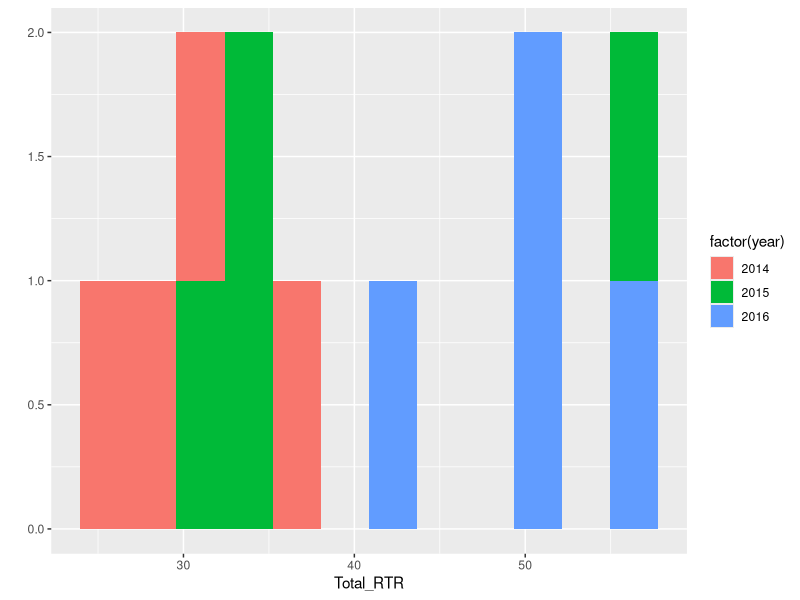
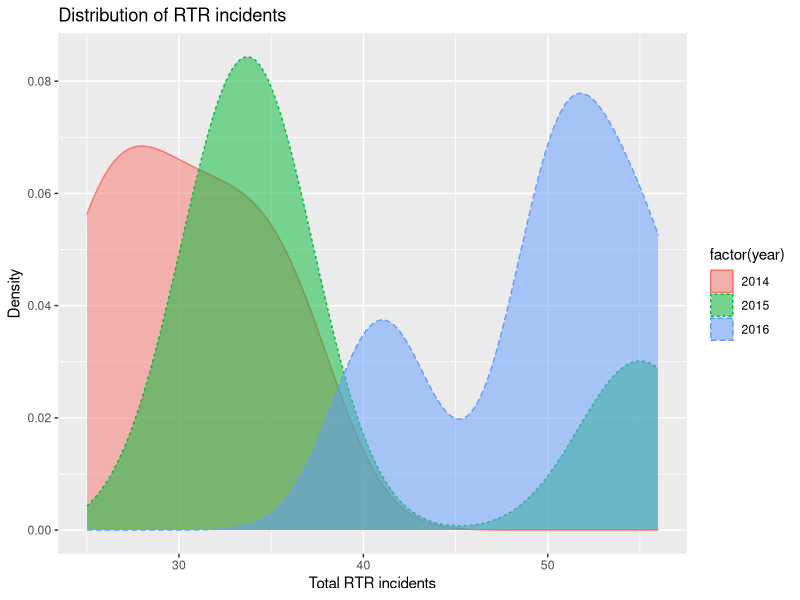
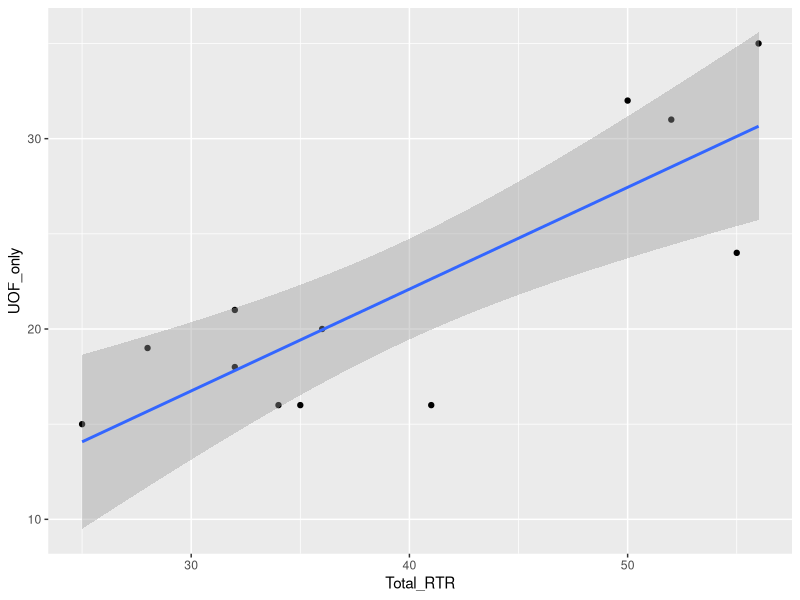
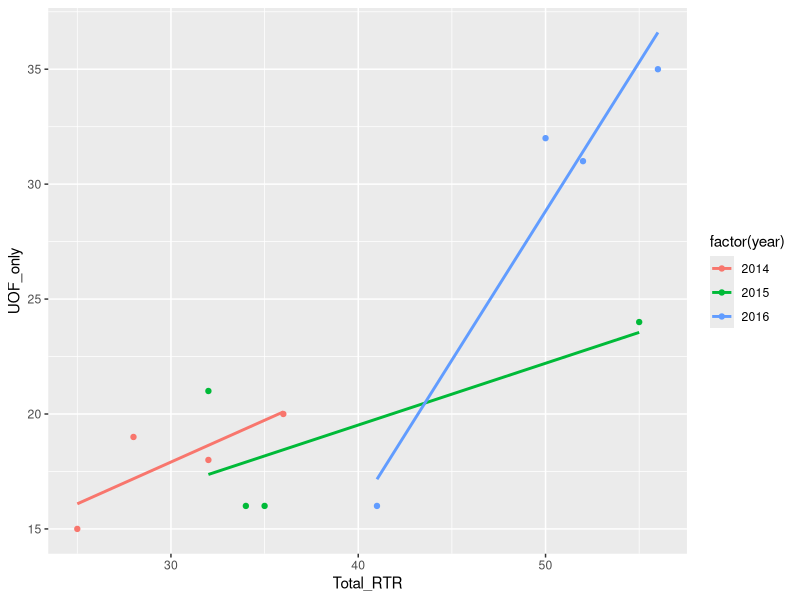
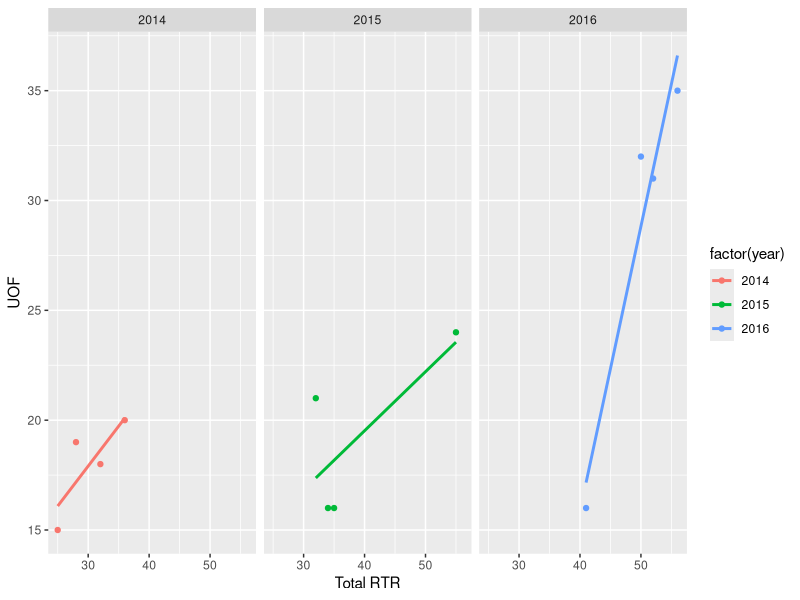
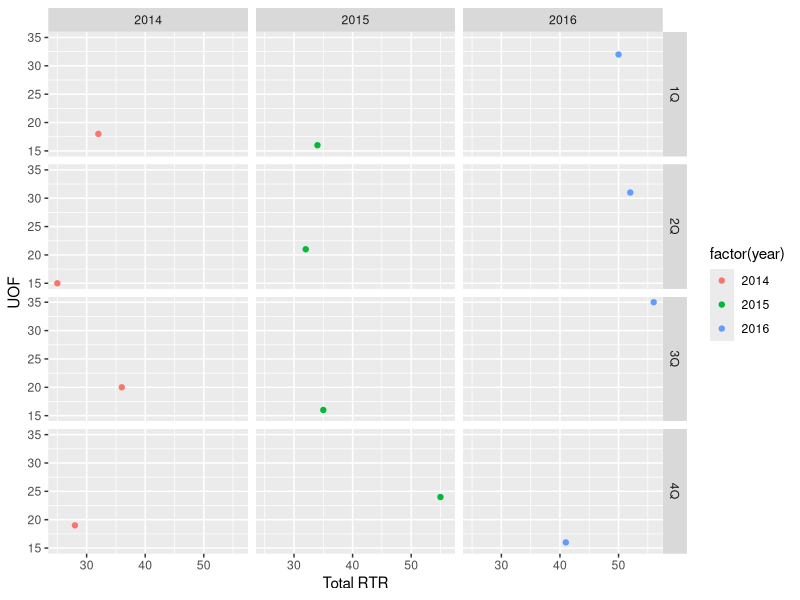
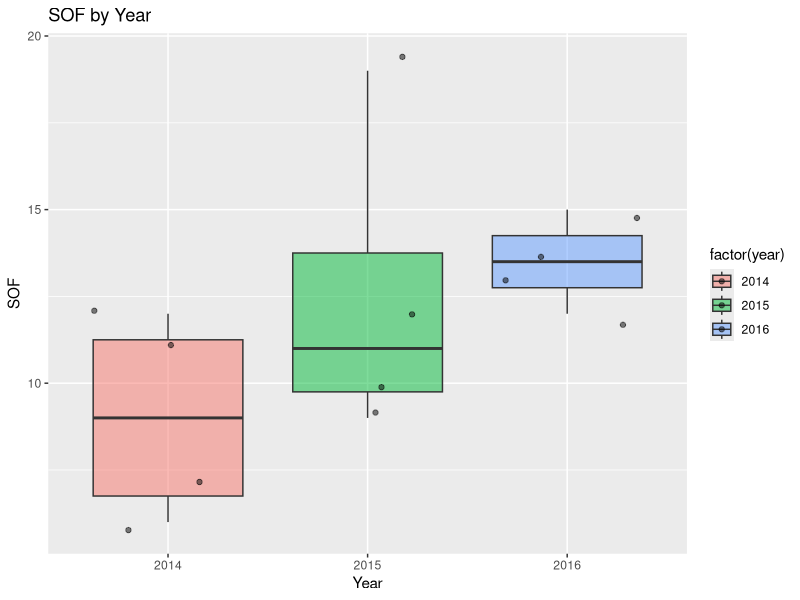
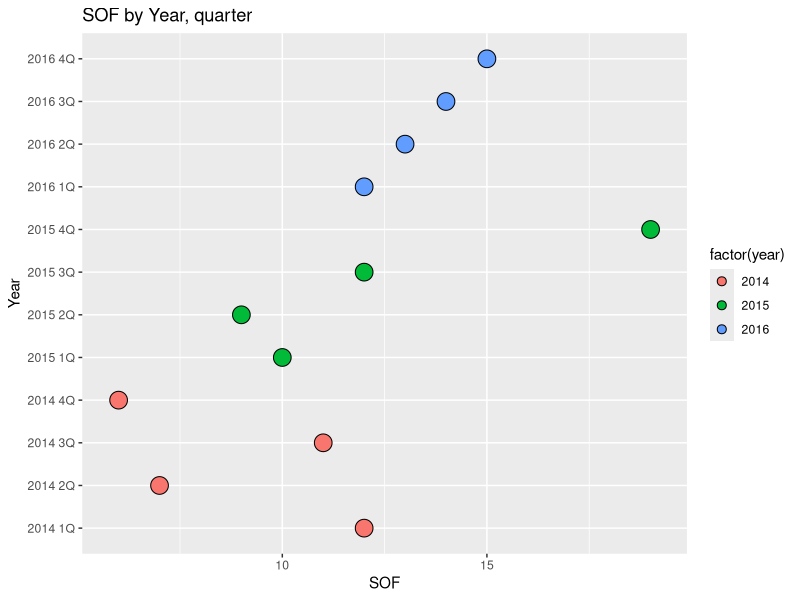

Generate these figures, in order, with R:
# The code in this file is described 
# in the pdf and html files of the same name

library(readr)
library(ggplot2)
library(ggthemes)

df <- read_csv("dfCrime.csv")

summary(df)


#--------
# histogram

qplot(Total_RTR,
      data=df,
      fill=factor(year),
      bins = 12
)

# density plot
qplot(Total_RTR, data=df, 
      geom="density",
      fill=factor(year),
      color=factor(year),
      linetype = factor(year),
      alpha=I(.5), # I() keeps alpha out of legend
      main="Distribution of RTR incidents", 
      xlab="Total RTR incidents",
      ylab="Density")


# simple scatter with trend line
qplot(Total_RTR,UOF_only,
      data=df
) + geom_smooth(method = "lm")

# simple scatter, years as factor
# se hides 95% conf
qplot(Total_RTR,UOF_only,
      data=df,
      color=factor(year)
) + geom_smooth(method = "lm", se = FALSE) 


# scatter with facet grid
qplot(Total_RTR,UOF_only,
      data=df, 
      color=factor(year),
      xlab="Total RTR", ylab="UOF") + 
  facet_grid(. ~ factor(year))  + 
  geom_smooth(method = "lm", se = FALSE)

# scatter with two facets
qplot(Total_RTR,UOF_only,
      data=df, 
      color=factor(year),
      xlab="Total RTR", ylab="UOF") + 
  facet_grid(quarter ~ factor(year)) 

# here's the box plot
qplot(factor(year), SOF_only, 
      data=df, 
      geom=c("boxplot", "jitter"),
      fill=factor(year), 
      alpha=I(.5),
      main="SOF by Year",
      xlab="Year", ylab="SOF")

#a dot plot
qplot(factor(Year_Quarter), SOF_only, 
      data=df, 
      geom=c("dotplot"),
      fill=factor(year), 
      stackdir = "center", binaxis = "y",
      main="SOF by Year, quarter",
      xlab="Year", ylab="SOF")  + coord_flip()
